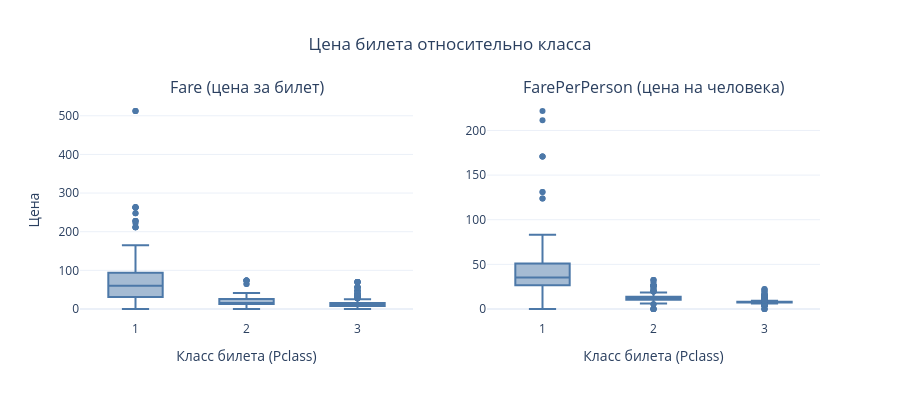

The cell this chart's notebook holds for it:
### Markdown cell above
Гипотеза: Fare и Pclass — почти один и тот же признак (класс выше т.к. билет дороже и наоборот). Проверка и вывод производного признака.

### Code cell
# Важная деталь: Fare в Titanic — цена за билет, который может быть куплен на группу.
# Поэтому напрашивается производный признак: цена на человека.
df["TicketGroupSize"] = df.groupby("Ticket")["Ticket"].transform("count")
df["FarePerPerson"] = df["Fare"] / df["TicketGroupSize"]

print("Медианы цен по классам:")
display(df.groupby("Pclass")[["Fare", "FarePerPerson"]].median().round(1))

print("Корреляция с Pclass (чем ближе к -1, тем сильнее связь «выше класс — дороже билет»):")
print("Fare:         ", df["Fare"].corr(df["Pclass"]).round(2))
print("FarePerPerson:", df["FarePerPerson"].corr(df["Pclass"]).round(2))

# Box plots в один ряд: сырой Fare и цена на человека, по классам
fig = make_subplots(rows=1, cols=2, subplot_titles=["Fare (цена за билет)", "FarePerPerson (цена на человека)"])
fig.add_trace(go.Box(x=df["Pclass"].astype(str), y=df["Fare"], marker_color="#4C78A8", showlegend=False), row=1, col=1)
fig.add_trace(go.Box(x=df["Pclass"].astype(str), y=df["FarePerPerson"], marker_color="#4C78A8", showlegend=False), row=1, col=2)

fig.update_layout(
    template="plotly_white",
    height=400,
    title_text="Цена билета относительно класса",
    title_x=0.5
)
fig.update_xaxes(title_text="Класс билета (Pclass)", categoryorder="category ascending")
fig.update_yaxes(title_text="Цена", row=1, col=1)
fig.show()

print("Можно далее работать с FarePerPerson вместо Fare")

### Figure 1 — Plotly figure (JSON) as saved in the notebook; plotly's stock layout.template omitted (floating-point values rounded to 4 significant figures; data arrays with more than 128 entries replaced by an {"elided": "..."} marker saying what was removed)
{"data": [{"marker": {"color": "#4C78A8"}, "showlegend": false, "type": "box", "x": {"elided": "891 str values"}, "xaxis": "x", "y": {"elided": "891 float values"}, "yaxis": "y"}, {"marker": {"color": "#4C78A8"}, "showlegend": false, "type": "box", "x": {"elided": "891 str values"}, "xaxis": "x2", "y": {"elided": "891 float values"}, "yaxis": "y2"}], "layout": {"annotations": [{"font": {"size": 16}, "showarrow": false, "text": "Fare (цена за билет)", "x": 0.225, "xanchor": "center", "xref": "paper", "y": 1, "yanchor": "bottom", "yref": "paper"}, {"font": {"size": 16}, "showarrow": false, "text": "FarePerPerson (цена на человека)", "x": 0.775, "xanchor": "center", "xref": "paper", "y": 1, "yanchor": "bottom", "yref": "paper"}], "height": 400, "title": {"text": "Цена билета относительно класса", "x": 0.5}, "xaxis": {"anchor": "y", "categoryorder": "category ascending", "domain": [0, 0.45], "title": {"text": "Класс билета (Pclass)"}}, "xaxis2": {"anchor": "y2", "categoryorder": "category ascending", "domain": [0.55, 1], "title": {"text": "Класс билета (Pclass)"}}, "yaxis": {"anchor": "x", "domain": [0, 1], "title": {"text": "Цена"}}, "yaxis2": {"anchor": "x2", "domain": [0, 1]}}}
